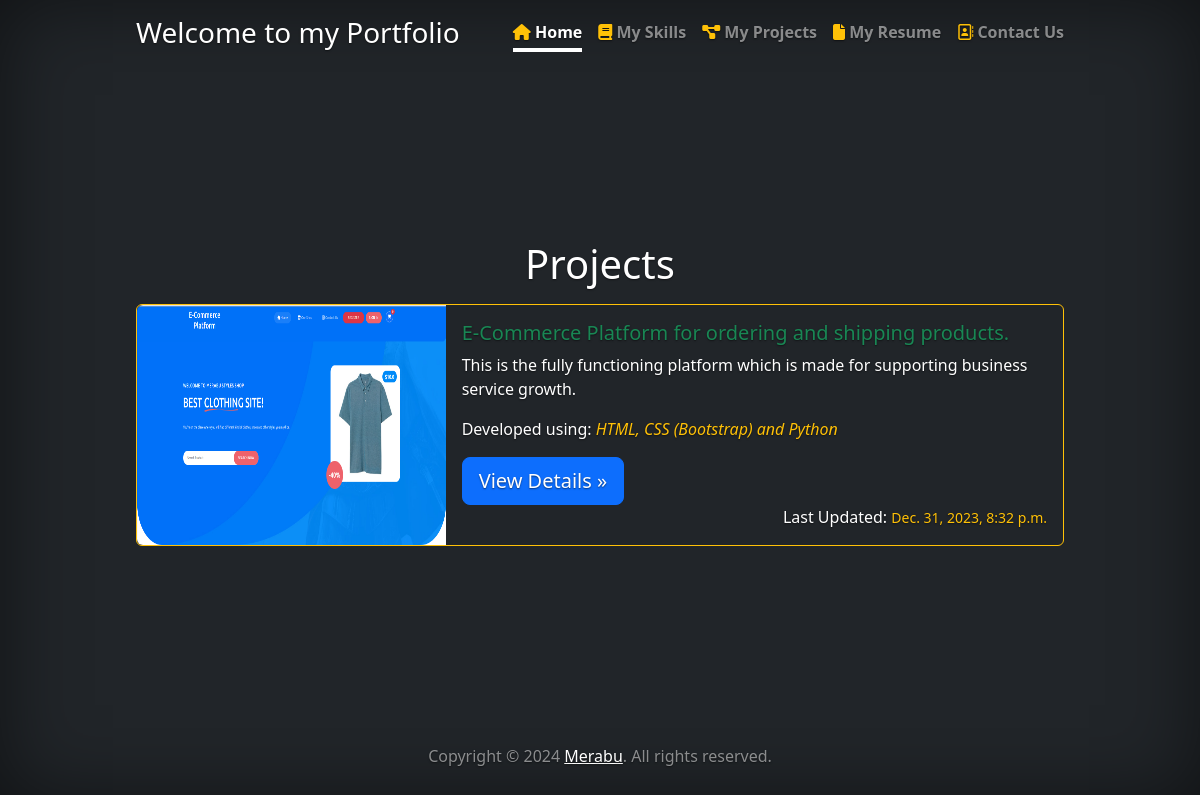
Page /my-projects/ on the committed database.
### portfolio/models.py (models this page shows, shortened)
class Projects(models.Model):
    photo = models.ImageField(upload_to='project_pic')
    title = models.CharField(max_length=100)
    technology_used = models.CharField(max_length = 100,blank=True, null=True)
    in_short = models.TextField(null=True, blank=True)
    title1 = models.CharField(max_length=20 ,blank=True, null=True)
    description1 = models.TextField(max_length=300, null=True, blank=True)
    photo1 = models.ImageField(upload_to='project_pic',blank=True, null=True)
    title2 = models.CharField(max_length=20 ,blank=True, null=True)
    description2 = models.TextField(null=True, blank=True)
    photo2 = models.ImageField(upload_to='project_pic',blank=True, null=True)
    last_update = models.DateTimeField(auto_now = True)
    title3 = models.CharField(max_length=20 ,blank=True, null=True)
    description3 = models.TextField(null=True, blank=True)
    photo3 = models.ImageField(upload_to='project_pic',blank=True, null=True)
    description4 = models.CharField(max_length=100, blank=True, null=True)
    last_update = models.DateTimeField(auto_now = True)
    class Meta:
        verbose_name_plural = 'Projects'

### portfolio/views.py (the view)
# urls.py: path('my-projects/',views.MyProjects,name='projects'),
def MyProjects(request):
    projects = Projects.objects.all()
    context = {'projects':projects}
    return render(request,'my-projects.html',context)

### portfolio/templates/my-projects.html
<!DOCTYPE html>
{%extends 'base.html'%}
{%load static%}
{%block content%}
<h1 class="text-center mb-3">Projects</h1>
<div class="card mb-4 w-100 bg-dark border-warning">
    {%for project in projects%}
    <div class="row g-0">
        <div class="col-md-4">
            <img src="{{project.photo.url}}" class="img-fluid rounded-start h-100" alt="...">
        </div>
        <div class="col-md-8">
            <div class="card-body text-start">
                <h5 class="card-title text-start text-success">{{project.title}}</h5>
                <p class="card-text text-start text-white">{{project.in_short}}</p>
                <p class="card-text text-start text-white">Developed using: <i
                        class="text-warning">{{project.technology_used}}</i></p>
                <a class="btn btn-lg btn-primary float-left" href="{%url 'detail' project.id%}" role="button">View
                    Details
                    &raquo;</a>
                <p class="card-text text-end text-white">Last Updated: <small
                        class="text-warning">{{project.last_update}}</small>
                </p>
            </div>
        </div>
    </div>
    {%endfor%}
</div>
{%endblock%}

### static/css/cover.css (style rules this page uses)
body { text-shadow: 0 0.05rem 0.1rem rgba(0, 0, 0, 0.5); box-shadow: inset 0 0 5rem rgba(0, 0, 0, 0.5); }

### rows in the picture
Projects: photo (picture), title "E-Commerce Platform for ordering and shipping products.", in_short "This is the fully functioning platform which is made for supporting business service growth.", technology_used "HTML, CSS (Bootstrap) and Python", last_update "Dec. 31, 2023, 8:32 p.m."
